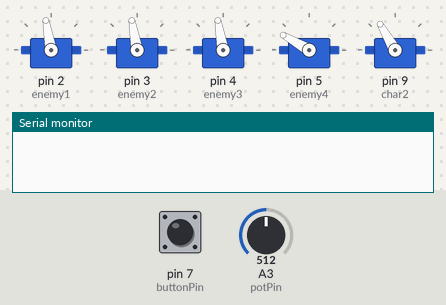
The sketch below on a simulated Arduino Uno, built with avr-gcc and run on an emulated ATmega328P. Parts: 5 × servo, the last lines printed to the serial monitor. The inputs (shaded band) are chosen by the test bench; at power-on: pin 7 (buttonPin) LOW, A3 (potPin) = 512. Random numbers use the default seed unless the sketch sets one.

Above: at 1.2 s.
1.3 s: pin 7 (buttonPin) pulled HIGH for 3.2 s
At 1.9 s:
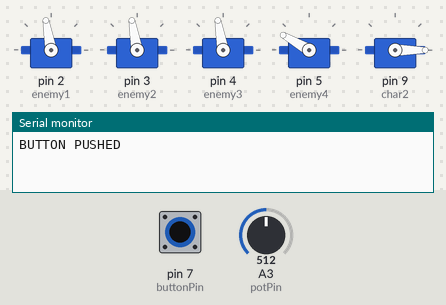
7.5 s: A3 (potPin) set to 343
10.5 s: A3 (potPin) set to 323
At 11.4 s:
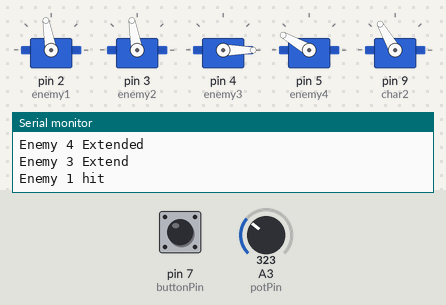
13.5 s: pin 7 (buttonPin) pulled HIGH for 0.15 s
At 15.6 s:
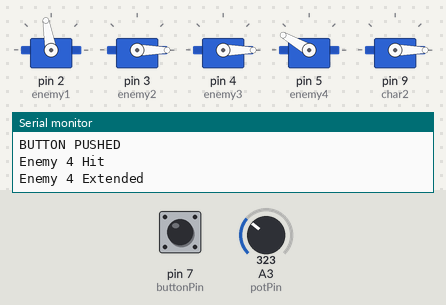
16.6 s: pin 7 (buttonPin) pulled HIGH for 1 s
At 17.2 s:
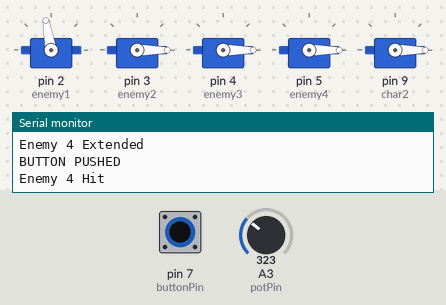
20.6 s: A3 (potPin) set to 122
At 24.49 s:
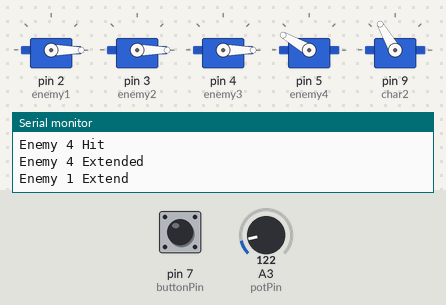
Timing chart, 0 to 24.6 s (numbered marks = the images above; inputs shaded):
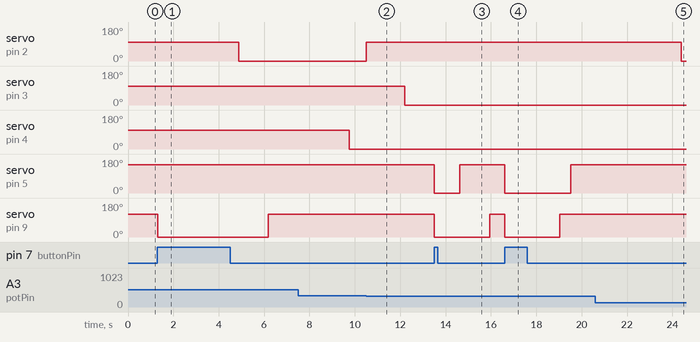

The sketch:

sketch.ino
```cpp
#include <Servo.h>

Servo enemy1;
int enemy1_location[] = {250, 330}; //{6,8};
Servo enemy2; //512 is the potentiometer area's halfway point
int enemy2_location[] = {462, 542}; //{11,13};
Servo enemy3;
int enemy3_location[] = {600, 640}; //{16,18};
Servo enemy4;
Servo char2;

// INPUT: Potentiometer should be connected to 5V and GND
int potPin = A3; // Potentiometer output connected to analog pin 3
int potVal = 0; // Variable to store the input from the potentiometer
int buttonPin = 7;


bool running = true; //flag used to continue the program
bool enemy1_on;
bool enemy2_on;
bool enemy3_on;
bool enemy4_on;
bool char2_on;

int randNumber;
int buttonState;

int groundTimer = 2000;
int char2Timer = 2000;
int upperTimer = 2000;

void setup()
{
  Serial.begin(9600); //baud output
  startup_motors();
  pinMode(buttonPin, INPUT);

  // if analog input pin 0 is unconnected, random analog
  // noise will cause the call to randomSeed() to generate
  // different seed numbers each time the sketch runs.
  // randomSeed() will then shuffle the random function.
  randomSeed(analogRead(0));

}

// Main program
void loop()
{
  if(running){ //continue running
    // print a random number from 1 to 3
    randNumber = random(3)+1;
    //Serial.println(randNumber);

    //This code is only for testing.
    potVal = analogRead(potPin);   // read the potentiometer value at the input pin
    //Serial.println(potVal); //literally just print the value out
    delay(1);

    if(groundTimer == 0){
      extendServo(randNumber, potVal);
      groundTimer = 2000;
    }else{
      groundTimer--;
    }

    if(upperTimer == 0){
      randNumber = random(3)+1;
     if(randNumber == 3 && !enemy4_on){
        enemy4.write(150);
        Serial.println("Enemy 4 Extended");
        enemy4_on = true;
      }
      upperTimer = 2000;
    }else{
      upperTimer--;
    }

    retractServo(determineArea(potVal));
    //if(potVal == 0 ){
      //running = false;
    //}
    buttonPush();
  }
}

void startup_motors(){
  //Servo motor attaching
  enemy1.attach(2);
  enemy2.attach(3);
  enemy3.attach(4);
  enemy4.attach(5);
  char2.attach(9);
  //set position back to 0
  enemy1.write(100);
  enemy2.write(100);
  enemy3.write(100);
  enemy4.write(150);
  char2.write(120);
  //write flags
  enemy1_on = false;
  enemy2_on = false;
  enemy3_on = false;
  enemy4_on = false;
  char2_on = false;
}

void buttonPush(){
  buttonState = digitalRead(buttonPin);
  if(buttonState == HIGH && !char2_on){
    Serial.println("BUTTON PUSHED");
    char2.write(0);
    char2_on = true;
    if(enemy4_on){
      enemy4.write(0);
      Serial.println("Enemy 4 Hit");
      enemy4_on = false;
    }
  }else{
    //Serial.println("BUTTON NOT PUSHED");
  }

  if(char2_on){
    if(char2Timer == 0){
      char2Timer = 2000;
      char2.write(120);
      char2_on = false;
    }else{
      char2Timer--;
    }
  }
}

void extendServo(int num, int potVal){
  int currPos = determineArea(potVal);
  if(num == 1 && !enemy1_on && currPos != 1){
    //servo 1
    Serial.println("Enemy 1 Extend");
    enemy1.write(0);
    enemy1_on = true;
  }else if(num == 2 && !enemy2_on && currPos != 2){
    //servo 2
    Serial.println("Enemy 2 Extend");
    enemy2.write(0);
    enemy2_on = true;
  }else if(num == 3 && !enemy3_on && currPos != 3){
    //servo 3
    Serial.println("Enemy 3 Extend");
    enemy3.write(0);
    enemy3_on = true;
  }else{
    //Serial.println(num);
  }
}

void retractServo(int position){
  if(enemy1_on && position == 1){
    enemy1.write(100);
    enemy1_on = false;
    Serial.println("Enemy 1 hit");
  }else if(enemy2_on && position == 2){
    enemy2.write(100);
    enemy2_on = false;
    Serial.println("Enemy 2 hit");
  }else if(enemy3_on && position == 3){
    enemy3.write(100);
    enemy3_on = false;
    Serial.println("Enemy 3 hit");
  }
}

int determineArea(int potVal){
  if(potVal > enemy1_location[0] && potVal < enemy1_location[1]){
    return 1;
  }else if (potVal > enemy2_location[0] && potVal < enemy2_location[1]){
    return 2;
  }else if (potVal > enemy3_location[0] && potVal < enemy3_location[1]){
    return 3;
  }else{
    return 0;
  }
}
```

Measured:
- the behaviour switches between 330 and 329 on A3 (potPin) (found by bisection; images 1 and 2)
- after the input at 1.3 s, servo on pin 9 (char2): 120° → 0° at once, → 120° 4.9 s later
- after the input at 10.5 s, servo on pin 2 (enemy1): 0° → 100° at once
- after the input at 13.5 s, servo on pin 5 (enemy4): 150° → 0° at once, → 150° 1.1 s later; servo on pin 9 (char2): 120° → 0° at once, → 120° 2.4 s later
- after the input at 16.6 s, servo on pin 5 (enemy4): 150° → 0° at once, → 150° 2.9 s later; servo on pin 9 (char2): 120° → 0° at once, → 120° 2.4 s later
- after the input at 20.6 s, servo on pin 2 (enemy1): 100° → 0° after 3.8 s
